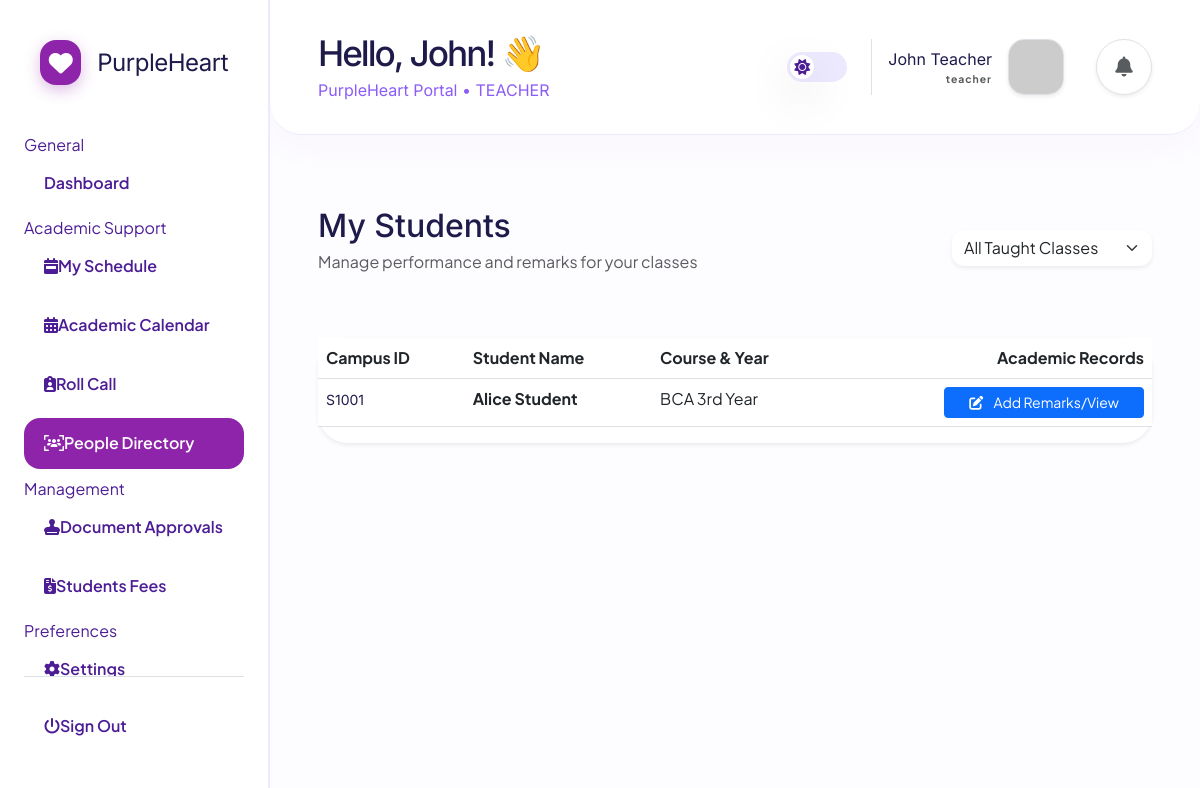
The app's page /teacher/students_list.php (signed in) with its own data.
### tables this page shows
CREATE TABLE students (
    id INT AUTO_INCREMENT PRIMARY KEY,
    user_id INT NOT NULL,
    roll_no VARCHAR(50) UNIQUE NOT NULL,
    class VARCHAR(50),
    semester INT,
    parent_phone VARCHAR(20),
    FOREIGN KEY (user_id) REFERENCES users(id) ON DELETE CASCADE
);

CREATE TABLE users (
    id INT AUTO_INCREMENT PRIMARY KEY,
    name VARCHAR(255) NOT NULL,
    email VARCHAR(255) UNIQUE NOT NULL,
    password VARCHAR(255) NOT NULL,
    role ENUM('admin', 'teacher', 'student', 'parent') NOT NULL,
    phone VARCHAR(20),
    created_at TIMESTAMP DEFAULT CURRENT_TIMESTAMP
);

### teacher/students_list.php (the view, shortened to what this page needs)
<?php
require_once('../config/db.php');
$sql = "SELECT s.roll_no as campus_id, u.name, u.email, s.class, s.semester
        FROM students s
        JOIN users u ON s.user_id = u.id";
$students = $pdo->query($sql)->fetchAll();
?>
<!DOCTYPE html>
<html lang="en">
<head>
    <link href="https://cdn.jsdelivr.net/npm/bootstrap@5.3.0/dist/css/bootstrap.min.css" rel="stylesheet">
    <link rel="stylesheet" href="https://cdnjs.cloudflare.com/ajax/libs/font-awesome/6.4.0/css/all.min.css">
    <link rel="stylesheet" href="../assets/css/style.css?v=2">
</head>
<body style="background: #fdfdfd;">
    <div class="wrapper">
        <?php include('../includes/sidebar.php'); ?>
        <div class="main-content">
            <?php include('../includes/topbar.php'); ?>
            <div class="content-area">
                <div class="d-flex justify-content-between align-items-center mb-5">
                    <div>
                        <h2 class="fw-800 mb-1">My Students</h2>
                        <p class="text-muted">Manage performance and remarks for your classes</p>
                    </div>
                    <select onchange="window.location.href='?year='+this.value" class="form-select border-0 shadow-sm" style="width: 200px; border-radius: 12px;">
                        <option value="">All Taught Classes</option>
                    </select>
                </div>
                <div class="card border-0 shadow-sm" style="border-radius: 30px;">
                    <div class="table-responsive">
                        <table class="table">
                            <thead>
                                <tr>
                                    <th>Campus ID</th>
                                    <th>Student Name</th>
                                    <th>Course & Year</th>
                                    <th class="text-end">Academic Records</th>
                                </tr>
                            </thead>
                            <tbody>
                                <?php foreach ($students as $s): ?>
                                <tr>
                                    <td><code class="fw-800 text-primary"><?php echo $s['campus_id']; ?></code></td>
                                    <td><span class="fw-bold"><?php echo $s['name']; ?></span></td>
                                    <td><span class="badge-soft badge-soft-primary"><?php echo $s['class']; ?></span></td>
                                    <td class="text-end">
                                        <a href="../admin/student_profile.php?id=<?php echo $s['campus_id']; ?>" class="btn btn-primary btn-sm px-4">
                                            <i class="fas fa-edit me-2"></i> Add Remarks/View
                                        </a>
                                    </td>
                                </tr>
                                <?php endforeach; ?>
                            </tbody>
                        </table>
                    </div>
                </div>
            </div>
        </div>
    </div>
</body>
</html>

### assets/css/style.css (style rules this page uses)
:root { --primary: #8e24aa; --primary-hover: #6a1b9a; --primary-soft: #f3e5f5; --bg-page: #fdfcff; --bg-card: #ffffff; --bg-sidebar: #ffffff; --text-main: #1e1b4b; --text-body: #4c1d95; --text-muted: #8b5cf6; --border: #ede9fe; --input-bg: #ffffff; --glass-bg: rgba(255, 255, 255, 0.7); --glass-border: rgba(255, 255, 255, 0.5); --shadow: 0 4px 6px -1px rgba(0, 0, 0, 0.05), 0 2px 4px -2px rgba(0, 0, 0, 0.05); --shadow-lg: 0 20px 25px -5px rgba(0, 0, 0, 0.05), 0 8px 10px -6px rgba(0, 0, 0, 0.05); --radius-3xl: 32px; --radius-2xl: 24px; --radius-xl: 16px; --radius-lg: 12px; }
* { margin:0; padding:0; box-sizing:border-box; transition: background-color 0.4s ease, border-color 0.4s ease; }
body { background: var(--bg-page); color: var(--text-body); font-family: 'Plus Jakarta Sans', sans-serif; min-height: 100vh; }
h1, h2, h3, h4, h5, h6, .fw-800 { color: var(--text-main) !important; font-family: 'Inter', sans-serif; }
.wrapper { display: flex; min-height: 100vh; }
.main-content { flex: 1; margin-left: 270px; background: var(--bg-page); }
.content-area { padding: 2.5rem 3rem; }

### records on screen
students: roll_no "S1001", user.name "Alice Student", class "BCA 3rd Year"

### other values on screen
explode(' ', $user_name)[0] "John"
$role "TEACHER"
$user_name "John Teacher"
$role "teacher"
